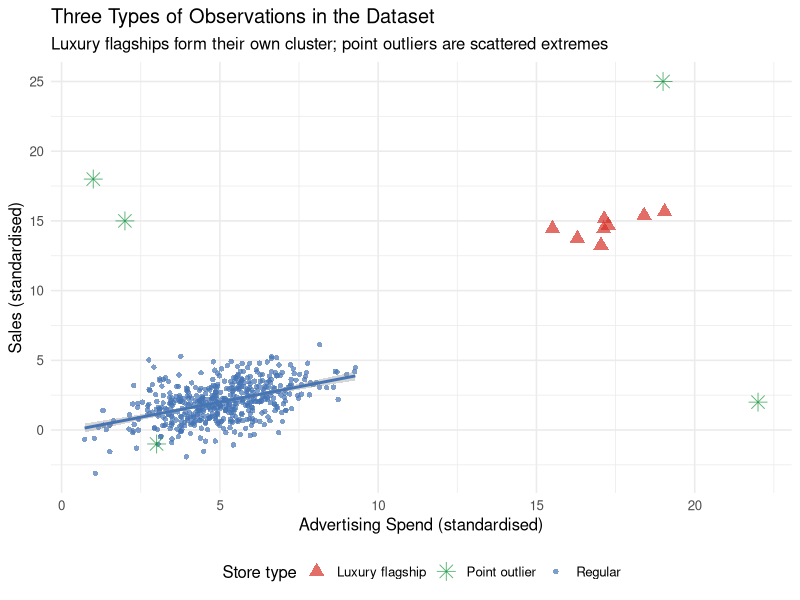
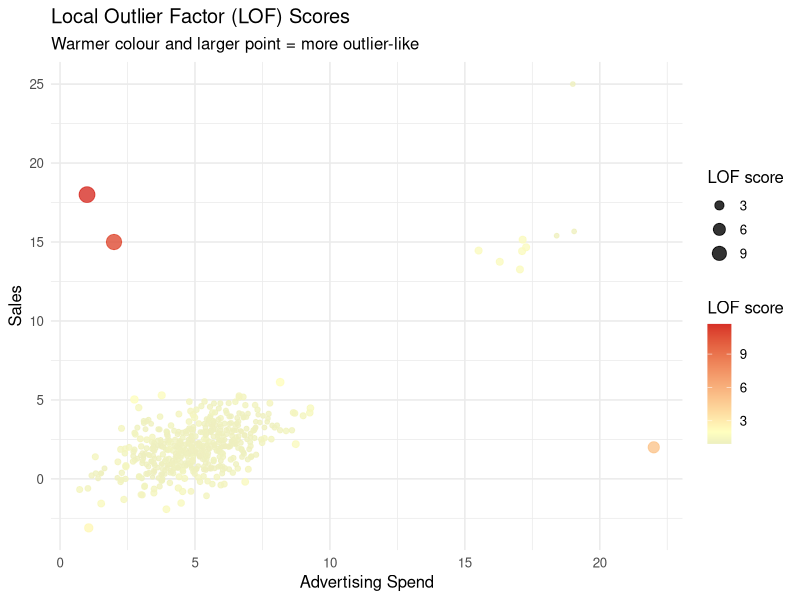
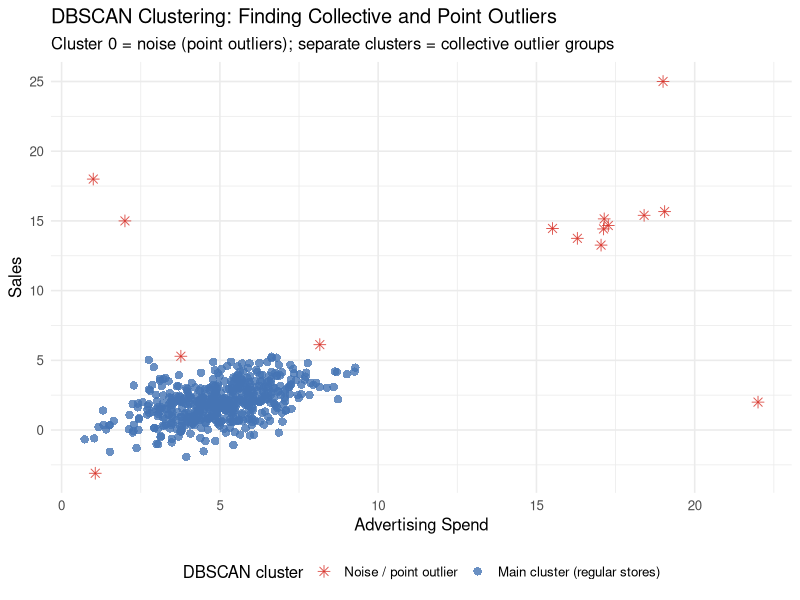
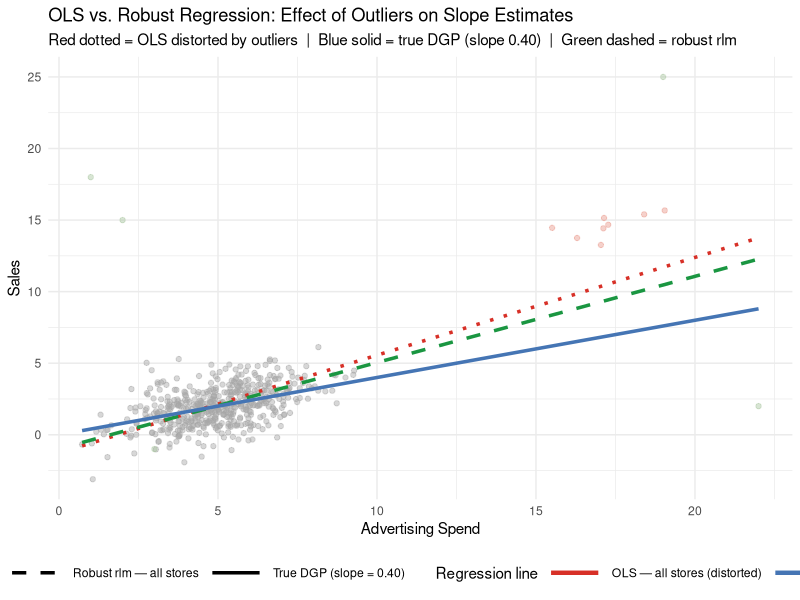
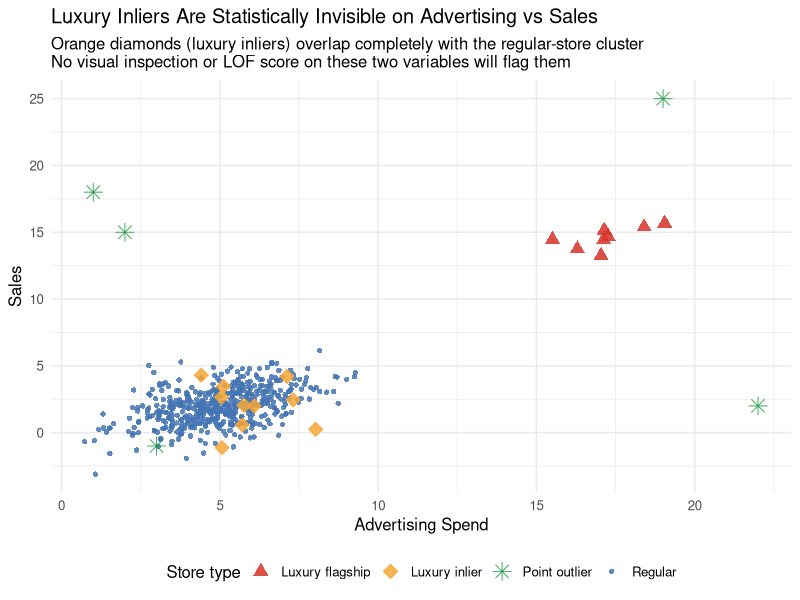
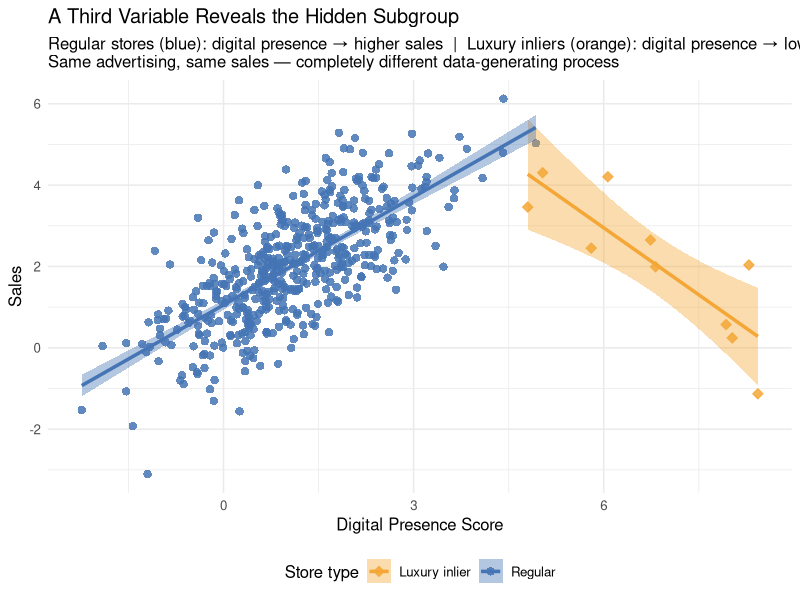

The R script that drew these images, in order:
## ---- chunk 1
knitr::opts_chunk$set(
  echo = TRUE,
  fig.width = 8,
  fig.height = 5,
  fig.path = "figs/",
  dev = "svg"
)

dir.create("figs", recursive = TRUE, showWarnings = FALSE)
## ---- chunk 2
#| code-summary: "▶ Load required packages"
# Uncomment to install if needed:
# install.packages(c("lavaan", "semTools", "MASS", "ggplot2",
#                    "dplyr", "tidyr", "corrplot", "knitr", "lmtest",
#                    "mclust", "dbscan"))

library(lavaan)       # CFA and SEM (Cases 1 and 3)
library(semTools)     # htmt() and auxiliary SEM tools (Cases 1 and 3)
library(MASS)         # mvrnorm(): generate multivariate normal data (all cases)
library(ggplot2)      # Visualizations (all cases)
library(dplyr)        # Data manipulation (all cases)
library(tidyr)        # Data reshaping (Cases 2 and 3)
library(corrplot)     # Correlation heatmap (Case 1)
library(knitr)        # Nicely formatted tables (all cases)
library(lmtest)       # Breusch-Pagan heteroskedasticity test (Case 2)
library(mclust)       # Gaussian mixture models / latent class analysis (Case 4)
library(dbscan)       # Local outlier factor and DBSCAN clustering (Case 5)
## ---- chunk 3
#| code-summary: "▶ Simulate store dataset with collective and point outliers"
set.seed(2025)

# ── Regular stores ─────────────────────────────────────────────────────────────
n_reg <- 500
adv_reg   <- rnorm(n_reg, mean = 5, sd = 1.5)
sales_reg <- 0.4 * adv_reg + rnorm(n_reg, sd = 1.2)

# ── Luxury flagship stores (collective outliers) ───────────────────────────────
# They advertise much more AND have much higher sales — different economic model
n_lux <- 8
adv_lux   <- rnorm(n_lux, mean = 18, sd = 1.2)
sales_lux <- 0.3 * adv_lux + rnorm(n_lux, sd = 0.8) + 10   # elevated baseline

# ── Point outliers (individual extreme observations) ───────────────────────────
n_pt  <- 5
adv_pt   <- c(22, 1, 3, 19, 2)          # extreme advertising values
sales_pt <- c(2, 18, -1, 25, 15)        # extreme / inconsistent sales

# ── Combine into single dataset ────────────────────────────────────────────────
df5 <- data.frame(
  advertising = c(adv_reg,    adv_lux,    adv_pt),
  sales       = c(sales_reg,  sales_lux,  sales_pt),
  store_type  = c(rep("Regular",   n_reg),
                  rep("Luxury flagship", n_lux),
                  rep("Point outlier",   n_pt))
)
## ---- chunk 4
#| code-summary: "▶ Plot: stores colored by true type"
ggplot(df5, aes(x = advertising, y = sales, colour = store_type, shape = store_type)) +
  geom_point(aes(size = store_type), alpha = 0.7) +
  geom_smooth(data = filter(df5, store_type == "Regular"),
              method = "lm", se = TRUE, colour = "#4575b4",
              linewidth = 1.0, inherit.aes = FALSE,
              aes(x = advertising, y = sales)) +
  scale_colour_manual(
    values = c("Regular"         = "#4575b4",
               "Luxury flagship" = "#d73027",
               "Point outlier"   = "#1a9641"),
    name   = "Store type"
  ) +
  scale_shape_manual(
    values = c("Regular" = 16, "Luxury flagship" = 17, "Point outlier" = 8),
    name   = "Store type"
  ) +
  scale_size_manual(
    values = c("Regular" = 1.5, "Luxury flagship" = 3.5, "Point outlier" = 4),
    name   = "Store type"
  ) +
  labs(
    x        = "Advertising Spend (standardised)",
    y        = "Sales (standardised)",
    title    = "Three Types of Observations in the Dataset",
    subtitle = "Luxury flagships form their own cluster; point outliers are scattered extremes"
  ) +
  theme_minimal(base_size = 12) +
  theme(legend.position = "bottom")
## ---- chunk 5
#| code-summary: "▶ Compute LOF scores and visualize"
# Standardise the variables before computing LOF
df5_scaled <- data.frame(
  advertising = scale(df5$advertising),
  sales       = scale(df5$sales)
)

# Compute LOF scores (minPts = number of neighbours to consider)
df5$lof_score <- dbscan::lof(df5_scaled, minPts = 10)

# Visualise LOF scores
ggplot(df5, aes(x = advertising, y = sales,
                colour = lof_score, size = lof_score)) +
  geom_point(alpha = 0.8) +
  scale_colour_gradient2(low = "#4575b4", mid = "#ffffbf", high = "#d73027",
                         midpoint = 2, name = "LOF score") +
  scale_size_continuous(range = c(1, 5), name = "LOF score") +
  labs(
    x        = "Advertising Spend",
    y        = "Sales",
    title    = "Local Outlier Factor (LOF) Scores",
    subtitle = "Warmer colour and larger point = more outlier-like"
  ) +
  theme_minimal(base_size = 12) +
  theme(legend.position = "right")
## ---- chunk 6
#| code-summary: "▶ Table: top outliers by LOF score"
# Show the top outliers by LOF score
df5 |>
  arrange(desc(lof_score)) |>
  select(advertising, sales, store_type, lof_score) |>
  head(15) |>
  mutate(across(where(is.numeric), \(x) round(x, 2))) |>
  kable(
    col.names = c("Advertising", "Sales", "Store Type", "LOF Score"),
    caption   = "Top 15 Observations by LOF Score (highest = most outlier-like)"
  )
## ---- chunk 7
#| code-summary: "▶ DBSCAN clustering — find collective outlier cluster"
# Fit DBSCAN
# eps: maximum distance to be considered a "neighbour"
# minPts: minimum cluster size
dbscan_fit <- dbscan::dbscan(df5_scaled, eps = 0.4, minPts = 4)
df5$cluster <- factor(dbscan_fit$cluster)

ggplot(df5, aes(x = advertising, y = sales,
                colour = cluster, shape = cluster)) +
  geom_point(size = 2.5, alpha = 0.8) +
  scale_colour_manual(
    values = c("0" = "#d73027",   # noise = red (point outliers)
               "1" = "#4575b4",   # main cluster = blue
               "2" = "#1a9641",   # luxury cluster = green
               "3" = "#fdae61"),  # any additional cluster
    labels = c("0" = "Noise / point outlier",
               "1" = "Main cluster (regular stores)",
               "2" = "Collective outlier cluster (luxury)",
               "3" = "Additional cluster"),
    name   = "DBSCAN cluster",
    drop   = FALSE
  ) +
  scale_shape_manual(
    values = c("0" = 8, "1" = 16, "2" = 17, "3" = 15),
    labels = c("0" = "Noise / point outlier",
               "1" = "Main cluster (regular stores)",
               "2" = "Collective outlier cluster (luxury)",
               "3" = "Additional cluster"),
    name   = "DBSCAN cluster",
    drop   = FALSE
  ) +
  labs(
    x        = "Advertising Spend",
    y        = "Sales",
    title    = "DBSCAN Clustering: Finding Collective and Point Outliers",
    subtitle = "Cluster 0 = noise (point outliers); separate clusters = collective outlier groups"
  ) +
  theme_minimal(base_size = 12) +
  theme(legend.position = "bottom")
## ---- chunk 8
#| code-summary: "▶ OLS vs. robust regression (rlm) coefficient comparison"
# ── Fit regression models ─────────────────────────────────────────────────────
m_ols_all <- lm(sales ~ advertising, data = df5)          # OLS with all data
m_robust  <- MASS::rlm(sales ~ advertising, data = df5)   # Robust on all data
# True DGP: sales = 0.4 * advertising (known from simulation — slope = 0.40)

# ── Compare coefficients against true DGP ────────────────────────────────────
coef_compare5 <- data.frame(
  Model = c("OLS — all stores (distorted by outliers)",
            "True DGP (known from simulation)",
            "Robust regression rlm — all stores"),
  `Advertising coefficient` = round(c(coef(m_ols_all)["advertising"],
                                      0.40,
                                      coef(m_robust)["advertising"]), 3)
)

kable(coef_compare5,
      col.names = c("Model", "Advertising Coefficient"),
      caption   = "OLS vs. Robust Regression: How Much Do Outliers Matter?")
## ---- chunk 9
#| code-summary: "▶ Plot: OLS vs. robust regression lines"
# Generate prediction lines
x_seq <- seq(min(df5$advertising), max(df5$advertising), length.out = 300)
newdat <- data.frame(advertising = x_seq)

pred_lines <- data.frame(
  advertising = rep(x_seq, 3),
  sales       = c(predict(m_ols_all, newdata = newdat),
                  0.40 * x_seq,                          # True DGP: slope = 0.40
                  predict(m_robust,  newdata = newdat)),
  model       = rep(c("OLS — all stores (distorted)",
                      "True DGP (slope = 0.40)",
                      "Robust rlm — all stores"),
                    each = length(x_seq))
)

line_colors <- c(
  "OLS — all stores (distorted)" = "#d73027",
  "True DGP (slope = 0.40)"     = "#4575b4",
  "Robust rlm — all stores"     = "#1a9641"
)
line_types <- c(
  "OLS — all stores (distorted)" = "dotted",
  "True DGP (slope = 0.40)"     = "solid",
  "Robust rlm — all stores"     = "dashed"
)

ggplot() +
  geom_point(data = df5,
             aes(x = advertising, y = sales, colour = store_type),
             alpha = 0.45, size = 1.5) +
  geom_line(data = pred_lines,
            aes(x = advertising, y = sales, colour = model, linetype = model),
            linewidth = 1.2) +
  scale_colour_manual(
    values = c(
      "Regular"                      = "grey65",
      "Luxury flagship"              = "#e8998d",
      "Point outlier"                = "#a8c5a0",
      "OLS — all stores (distorted)" = "#d73027",
      "True DGP (slope = 0.40)"     = "#4575b4",
      "Robust rlm — all stores"     = "#1a9641"
    ),
    breaks = c("OLS — all stores (distorted)",
               "True DGP (slope = 0.40)",
               "Robust rlm — all stores"),
    name = "Regression line"
  ) +
  scale_linetype_manual(values = line_types, name = "Regression line") +
  guides(colour   = guide_legend(order = 1, override.aes = list(linewidth = 1.5)),
         linetype = guide_legend(order = 1)) +
  labs(
    x        = "Advertising Spend",
    y        = "Sales",
    title    = "OLS vs. Robust Regression: Effect of Outliers on Slope Estimates",
    subtitle = "Red dotted = OLS distorted by outliers  |  Blue solid = true DGP (slope 0.40)  |  Green dashed = robust rlm"
  ) +
  theme_minimal(base_size = 11) +
  theme(legend.position  = "bottom",
        legend.direction = "horizontal",
        legend.key.width = unit(1.5, "cm"))
## ---- chunk 10
#| code-summary: "▶ Sensitivity table: OLS vs. rlm coefficients"
# Extract and compare key summary stats
sens_df <- data.frame(
  Method = c("OLS (all stores)", "Robust rlm (all stores)"),
  `Intercept` = round(c(coef(m_ols_all)[1], coef(m_robust)[1]), 3),
  `Advertising slope` = round(c(coef(m_ols_all)[2], coef(m_robust)[2]), 3)
)

kable(sens_df,
      col.names = c("Method", "Intercept", "Advertising Slope"),
      caption   = "Sensitivity Check: OLS vs. Robust Regression Coefficients")
## ---- chunk 11
#| code-summary: "▶ Add luxury inliers + digital presence variable (extends df5)"
set.seed(42)
n_lux_in <- 10

# Luxury inliers: advertising and sales deliberately overlap with regular stores.
# On the main two dimensions, they are statistically indistinguishable.
adv_in   <- rnorm(n_lux_in, mean = 5.2, sd = 1.4)
sales_in <- 0.38 * adv_in + rnorm(n_lux_in, sd = 1.15)

# Third variable: digital presence score (0–10 composite: social media, web traffic,
# online reviews). Key distinction in the data-generating process:
#   Regular stores:      POSITIVE slope — mass-market brands benefit from digital reach.
#   Luxury inliers:      NEGATIVE slope — digital overexposure erodes brand exclusivity.
dp_reg <- 0.55 * sales_reg + rnorm(n_reg,    mean = 0, sd = 0.80)
dp_in  <- -0.65 * sales_in  + rnorm(n_lux_in, mean = 0, sd = 0.50) + 8.0

# Assign neutral digital scores to the obvious outlier groups (not the focus here)
dp_lux <- rnorm(n_lux, mean = 6.5, sd = 0.6)
dp_pt  <- rnorm(n_pt,  mean = 3.0, sd = 0.8)

# Extended dataset: all original stores + luxury inliers
df5_ext <- data.frame(
  advertising      = c(adv_reg,      adv_lux,       adv_pt,      adv_in),
  sales            = c(sales_reg,    sales_lux,     sales_pt,    sales_in),
  digital_presence = c(dp_reg,       dp_lux,        dp_pt,       dp_in),
  store_type       = c(rep("Regular",          n_reg),
                       rep("Luxury flagship",  n_lux),
                       rep("Point outlier",    n_pt),
                       rep("Luxury inlier",    n_lux_in))
)
## ---- chunk 12
#| code-summary: "▶ Plot: four store types — inliers hidden inside regular cluster"
type_cols  <- c("Regular"         = "#4575b4",
                "Luxury flagship" = "#d73027",
                "Point outlier"   = "#1a9641",
                "Luxury inlier"   = "#f4a736")
type_shps  <- c("Regular"         = 16, "Luxury flagship" = 17,
                "Point outlier"   = 8,  "Luxury inlier"   = 23)
type_szs   <- c("Regular"         = 1.5, "Luxury flagship" = 3.5,
                "Point outlier"   = 4.0, "Luxury inlier"   = 3.5)

ggplot(df5_ext,
       aes(x = advertising, y = sales,
           colour = store_type, fill = store_type,
           shape = store_type, size = store_type)) +
  geom_point(alpha = 0.85) +
  scale_colour_manual(values = type_cols, name = "Store type") +
  scale_fill_manual(values   = type_cols, name = "Store type") +
  scale_shape_manual(values  = type_shps, name = "Store type") +
  scale_size_manual(values   = type_szs,  name = "Store type") +
  labs(
    x        = "Advertising Spend",
    y        = "Sales",
    title    = "Luxury Inliers Are Statistically Invisible on Advertising vs Sales",
    subtitle = paste0("Orange diamonds (luxury inliers) overlap completely with the regular-store cluster\n",
                      "No visual inspection or LOF score on these two variables will flag them")
  ) +
  theme_minimal(base_size = 12) +
  theme(legend.position = "bottom")
## ---- chunk 13
#| code-summary: "▶ LOF scores by group: inliers are indistinguishable from regular stores"
df5_ext_scaled <- scale(df5_ext[, c("advertising", "sales")])
df5_ext$lof2d  <- dbscan::lof(df5_ext_scaled, minPts = 10)

df5_ext |>
  group_by(store_type) |>
  summarise(
    `Mean LOF`  = round(mean(lof2d), 2),
    `Max LOF`   = round(max(lof2d),  2),
    `Pct > 2.0` = paste0(round(100 * mean(lof2d > 2.0), 0), "%"),
    n           = n(),
    .groups = "drop"
  ) |>
  arrange(desc(`Mean LOF`)) |>
  kable(caption = paste0(
    "LOF scores by store type (advertising + sales only). ",
    "Inliers are statistically indistinguishable from regular stores — ",
    "any threshold you set will miss them."
  ))
## ---- chunk 14
#| code-summary: "▶ Digital presence vs sales: opposite slopes reveal the hidden subgroup"
reg_and_inliers <- filter(df5_ext, store_type %in% c("Regular", "Luxury inlier"))

ggplot(reg_and_inliers,
       aes(x = digital_presence, y = sales,
           colour = store_type, fill = store_type, shape = store_type)) +
  geom_point(size = 2.5, alpha = 0.85) +
  geom_smooth(aes(group = store_type), method = "lm", se = TRUE,
              linewidth = 1.2) +
  scale_colour_manual(
    values = c("Regular" = "#4575b4", "Luxury inlier" = "#f4a736"),
    name   = "Store type"
  ) +
  scale_fill_manual(
    values = c("Regular" = "#4575b4", "Luxury inlier" = "#f4a736"),
    name   = "Store type"
  ) +
  scale_shape_manual(
    values = c("Regular" = 16, "Luxury inlier" = 23),
    name   = "Store type"
  ) +
  labs(
    x        = "Digital Presence Score",
    y        = "Sales",
    title    = "A Third Variable Reveals the Hidden Subgroup",
    subtitle = paste0(
      "Regular stores (blue): digital presence \u2192 higher sales  |  ",
      "Luxury inliers (orange): digital presence \u2192 lower sales\n",
      "Same advertising, same sales — completely different data-generating process"
    )
  ) +
  theme_minimal(base_size = 12) +
  theme(legend.position = "bottom")
## ---- chunk 15
#| code-summary: "▶ How inliers bias the digital presence coefficient"
m_pooled <- lm(sales ~ advertising + digital_presence,
               data = filter(df5_ext, store_type %in% c("Regular", "Luxury inlier")))
m_clean  <- lm(sales ~ advertising + digital_presence,
               data = filter(df5_ext, store_type == "Regular"))
# True DGP for regular stores: digital_presence coefficient ≈ +0.55

data.frame(
  Model = c(
    "Pooled: regular + luxury inliers (contaminated)",
    "Regular stores only — true DGP"
  ),
  `Advertising coef`      = round(c(coef(m_pooled)["advertising"],
                                     coef(m_clean)["advertising"]),      3),
  `Digital presence coef` = round(c(coef(m_pooled)["digital_presence"],
                                     coef(m_clean)["digital_presence"]), 3)
) |>
  kable(
    col.names = c("Model", "Advertising Coef", "Digital Presence Coef"),
    caption   = paste0(
      "Luxury inliers attenuate or reverse the digital presence coefficient. ",
      "True value for regular stores \u2248 +0.55. ",
      "No outlier diagnostic on advertising + sales would prompt you to investigate."
    )
  )
